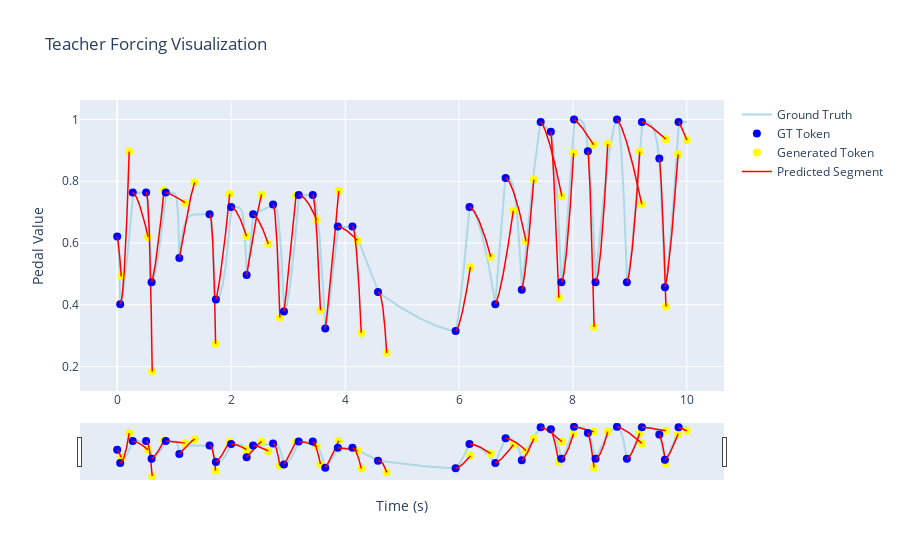

Source (notebook cell):
### Code cell
fig = visualize_teacher_forcing(model, dataset)
fig.show()
